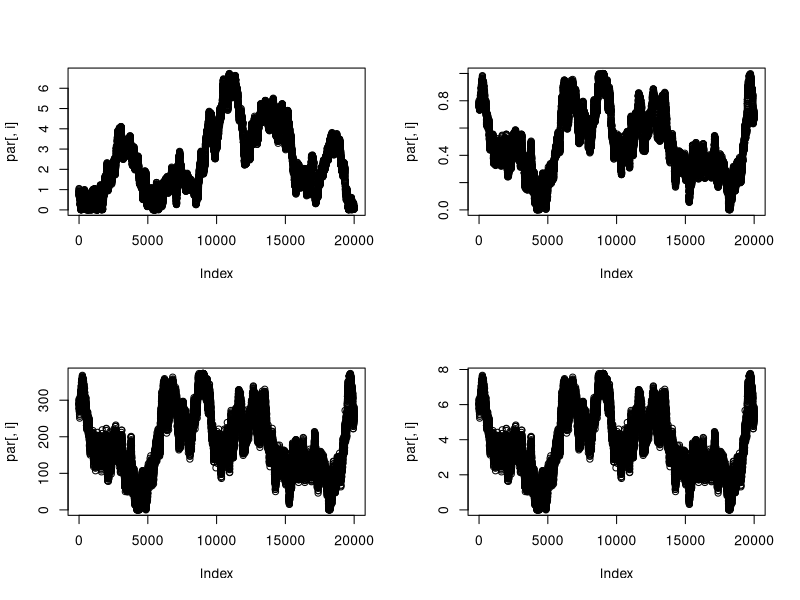

Write the R code that produced this figure.
#RJ-MCMC test on impala data from Royale
#author: Lisa-Marie Harrison
#date: 25/07/2016

dat <- list(y=
              c(1, 1, 1, 1, 1, 1, 1, 1, 1, 1, 1, 1, 1, 1, 1, 1, 1, 1, 1, 1, 
                1, 1, 1, 1, 1, 1, 1, 1, 1, 1, 1, 1, 1, 1, 1, 1, 1, 1, 1, 1, 1, 
                1, 1, 1, 1, 1, 1, 1, 1, 1, 1, 1, 1, 1, 1, 1, 1, 1, 1, 1, 1, 1, 
                1, 1, 1, 1, 1, 1, 1, 1, 1, 1, 1, 0, 0, 0, 0, 0, 0, 0, 0, 0, 0, 
                0, 0, 0, 0, 0, 0, 0, 0, 0, 0, 0, 0, 0, 0, 0, 0, 0, 0, 0, 0, 0, 
                0, 0, 0, 0, 0, 0, 0, 0, 0, 0, 0, 0, 0, 0, 0, 0, 0, 0, 0, 0, 0, 
                0, 0, 0, 0, 0, 0, 0, 0, 0, 0, 0, 0, 0, 0, 0, 0, 0, 0, 0, 0, 0, 
                0, 0, 0, 0, 0, 0, 0, 0, 0, 0, 0, 0, 0, 0, 0, 0, 0, 0, 0, 0, 0, 
                0, 0, 0, 0, 0, 0, 0, 0, 0, 0, 0, 0, 0, 0, 0, 0, 0, 0, 0, 0, 0, 
                0, 0, 0, 0, 0, 0, 0, 0, 0, 0, 0, 0, 0, 0, 0, 0, 0, 0, 0, 0, 0, 
                0, 0, 0, 0, 0, 0, 0, 0, 0, 0, 0, 0, 0, 0, 0, 0, 0, 0, 0, 0, 0, 
                0, 0, 0, 0, 0, 0, 0, 0, 0, 0, 0, 0, 0, 0, 0, 0, 0, 0, 0, 0, 0, 
                0, 0, 0, 0, 0, 0, 0, 0, 0, 0, 0, 0, 0, 0, 0, 0, 0, 0, 0, 0, 0, 
                0, 0, 0, 0, 0, 0, 0, 0, 0, 0, 0, 0, 0, 0, 0, 0, 0, 0, 0, 0, 0, 
                0, 0, 0, 0, 0, 0, 0, 0, 0, 0, 0, 0, 0, 0, 0, 0, 0, 0, 0, 0, 0, 
                0, 0, 0, 0, 0, 0, 0, 0, 0, 0, 0, 0, 0, 0, 0, 0, 0, 0, 0, 0, 0, 
                0, 0, 0, 0, 0, 0, 0, 0, 0, 0, 0, 0, 0, 0, 0, 0, 0, 0, 0, 0, 0, 
                0, 0, 0, 0, 0, 0, 0, 0, 0, 0, 0, 0, 0, 0, 0, 0, 0),
            x=c(0.72, 0.26, 0.58, 0.92, 1.64, 0.85, 1.64, 1.57, 0.22, 0.72, 
                0.87, 0.51, 0, 0.73, 0, 1.29, 1.64, 0.72, 0.3, 0.71, 1.51, 0.69, 
                0.9, 0.65, 1.66, 0.38, 3.78, 0.78, 0.42, 0, 4, 1.75, 0.3, 0.35, 
                0.86, 0.32, 2, 2.72, 0.26, 0.77, 0.41, 2, 0.86, 0, 0.94, 0.55, 
                0.1, 0.85, 0, 0.78, 0, 0.96, 0, 0.64, 1.88, 0, 1.61, 1.5, 0.64, 
                1.93, 1.06, 1.15, 1.43, 1.29, 2.46, 1.23, 1.23, 1.53, 1.43, 0.34, 
                0.96, 2.6, 0.09, NA, NA, NA, NA, NA, NA, NA, NA, NA, NA, NA, 
                NA, NA, NA, NA, NA, NA, NA, NA, NA, NA, NA, NA, NA, NA, NA, NA, 
                NA, NA, NA, NA, NA, NA, NA, NA, NA, NA, NA, NA, NA, NA, NA, NA, 
                NA, NA, NA, NA, NA, NA, NA, NA, NA, NA, NA, NA, NA, NA, NA, NA, 
                NA, NA, NA, NA, NA, NA, NA, NA, NA, NA, NA, NA, NA, NA, NA, NA, 
                NA, NA, NA, NA, NA, NA, NA, NA, NA, NA, NA, NA, NA, NA, NA, NA, 
                NA, NA, NA, NA, NA, NA, NA, NA, NA, NA, NA, NA, NA, NA, NA, NA, 
                NA, NA, NA, NA, NA, NA, NA, NA, NA, NA, NA, NA, NA, NA, NA, NA, 
                NA, NA, NA, NA, NA, NA, NA, NA, NA, NA, NA, NA, NA, NA, NA, NA, 
                NA, NA, NA, NA, NA, NA, NA, NA, NA, NA, NA, NA, NA, NA, NA, NA, 
                NA, NA, NA, NA, NA, NA, NA, NA, NA, NA, NA, NA, NA, NA, NA, NA, 
                NA, NA, NA, NA, NA, NA, NA, NA, NA, NA, NA, NA, NA, NA, NA, NA, 
                NA, NA, NA, NA, NA, NA, NA, NA, NA, NA, NA, NA, NA, NA, NA, NA, 
                NA, NA, NA, NA, NA, NA, NA, NA, NA, NA, NA, NA, NA, NA, NA, NA, 
                NA, NA, NA, NA, NA, NA, NA, NA, NA, NA, NA, NA, NA, NA, NA, NA, 
                NA, NA, NA, NA, NA, NA, NA, NA, NA, NA, NA, NA, NA, NA, NA, NA, 
                NA, NA, NA, NA, NA, NA, NA, NA, NA, NA, NA, NA, NA, NA, NA, NA, 
                NA, NA, NA, NA, NA, NA, NA, NA, NA, NA, NA, NA, NA, NA, NA, NA, 
                NA, NA, NA, NA, NA, NA, NA, NA, NA, NA, NA, NA, NA, NA, NA, NA, 
                NA),
            nind=73,
            nz=300)

init <- list(theta = 1, psi = 0.8, z = c(1, 1, 1, 1, 1, 1, 1, 1, 1, 1, 1, 1, 1, 1, 1, 1, 1, 1, 1, 1, 
                                         1, 1, 1, 1, 1, 1, 1, 1, 1, 1, 1, 1, 1, 1, 1, 1, 1, 1, 1, 1, 
                                         1, 1, 1, 1, 1, 1, 1, 1, 1, 1, 1, 1, 1, 1, 1, 1, 1, 1, 1, 1, 
                                         1, 1, 1, 1, 1, 1, 1, 1, 1, 1, 1, 1, 1,
                                         0, 0, 0, 0, 0, 0, 0, 0, 0, 0, 0, 0, 0, 0, 0, 0, 0, 0, 0, 0, 
                                         0, 0, 0, 0, 0, 0, 0, 0, 0, 0, 0, 0, 0, 0, 0, 0, 0, 0, 0, 0, 
                                         0, 0, 0, 0, 0, 0, 0, 0, 0, 0, 0, 0, 0, 0, 0, 0, 0, 0, 0, 0, 
                                         0, 0, 0, 0, 0, 0, 0, 0, 0, 0, 0, 0, 0, 0, 0, 0, 0, 0, 0, 0, 
                                         0, 0, 0, 0, 0, 0, 0, 0, 0, 0, 0, 0, 0, 0, 0, 0, 0, 0, 0, 0, 
                                         0, 0, 0, 0, 0, 0, 0, 0, 0, 0, 0, 0, 0, 0, 0, 0, 0, 0, 0, 0, 
                                         0, 0, 0, 0, 0, 0, 0, 0, 0, 0, 0, 0, 0, 0, 0, 0, 0, 0, 0, 0, 
                                         0, 0, 0, 0, 0, 0, 0, 0, 0, 0, 0, 0, 0, 0, 0, 0, 0, 0, 0, 0, 
                                         0, 0, 0, 0, 0, 0, 0, 0, 0, 0, 0, 0, 0, 0, 0, 0, 0, 0, 0, 0, 
                                         0, 0, 0, 0, 0, 0, 0, 0, 0, 0, 0, 0, 0, 0, 0, 0, 0, 0, 0, 0, 
                                         0, 0, 0, 0, 0, 0, 0, 0, 0, 0, 0, 0, 0, 0, 0, 0, 0, 0, 0, 0, 
                                         0, 0, 0, 0, 0, 0, 0, 0, 0, 0, 0, 0, 0, 0, 0, 0, 0, 0, 0, 0, 
                                         0, 0, 0, 0, 0, 0, 0, 0, 0, 0, 0, 0, 0, 0, 0, 0, 0, 0, 0, 0, 
                                         0, 0, 0, 0, 0, 0, 0, 0, 0, 0, 0, 0, 0, 0, 0, 0, 0, 0, 0, 0, 
                                         0, 0, 0, 0, 0, 0, 0, 0, 0, 0, 0, 0, 0, 0, 0, 0, 0, 0, 0, 0))



library(compiler)

########################################  set initial values ##############

nind <- 73 #73 individuals
nz <- 300

# number of iterations
nt <- 20000

#initial parameters
cur_theta <- init$theta
cur_psi   <- init$psi
z <- init$z
dat$x[(nind+1):length(dat$x)] <- runif(nz, 0, 4)

#matrix to hold parameter estimates
par <- matrix(NA, nrow = nt + 1, ncol = 4)
colnames(par) <- c("theta", "phi", "N", "D")
par[1, ] <- c(cur_theta, cur_psi, NA, NA)

############################### the priors ###########################################################

l.prior.theta <- function (t) {
  
  theta.prior <- log(dunif(t, 0, 10))
  
  return (theta.prior)
}

l.prior.psi <- function (p) {
  
  psi.prior <- log(dunif(p, 0, 1))
  
  return (psi.prior)
  
}

########################## the likelihood function ######################

log.lik.fct <- function (p) {
  
  theta <- p[1] # theta
  psi   <- p[2] # psi
  
  z <- rbinom(nind+nz, 1, psi) # latent indicator variables from data augmentation
  x <- runif(nind+nz, 0, 4)
  p     <- f.hn.function(x, theta)
  mu   <- z * p
  y <- NULL
  for (i in 1:length(mu)) {
    y[i] <- rbinom(1, 1, p[i])
  }
  
  #detection function likelihood 
  #eqn 5.18 (pg 66) in Distance Sampling: Methods and Applications
  u <- integrate(f.hn.function, 0, 4, theta)$value
  l.det <- prod(f.hn.function(x, theta)/u)

  #count likelihood 
  #l.count <- log(dbinom(sum(dat$y), sum(z), mean(mu[mu != 0])))
  
  loglik <- sum(l.det)
  if (is.nan(loglik) | is.infinite(loglik)) {
    loglik <- -100000
  }
  
  return(loglik)
  
}


########################## the detection function ######################

# using a half-normal detection function for line transects
f.hn.function <- function (dis, sigma) {
  f <- exp(-(dis/sigma)^2)
  return(f)
}
f.hn.function <- cmpfun(f.hn.function)

#################################  the MCMC algorithm ######################################
# nt is the number of iterations and is set above
# row 1 is filled in with initial values for parameters and models

for (i in 2:nt) {
  
  if (i %% 1000 == 0) {
    print(i)
  }
  
  ######### updating the density model parameters #############
  
  # theta
  new_theta <- cur_theta + rnorm(1, 0, 0.05) 
  num <- log.lik.fct(c(new_theta, cur_psi)) + l.prior.theta(new_theta) 
  den <- log.lik.fct(c(cur_theta, cur_psi)) + l.prior.theta(cur_theta) 
  A <- min(1, exp(num-den))
  if (runif(1) <= A) {
    cur_theta <- new_theta #if accepted, update current parameters
  } 
  
  ######### updating the count model parameters #############
  
  # psi
  new_psi <- cur_psi + rnorm(1, 0, 0.01) # must be 0 - 1
  while (new_psi <=0 | new_psi >= 1) {
    new_psi <- cur_psi + rnorm(1, 0, 0.01) 
  }
  num <- log.lik.fct(c(cur_theta, new_psi)) + l.prior.psi(new_psi)
  den <- log.lik.fct(c(cur_theta, cur_psi)) + l.prior.psi(cur_psi)
  A <- min(1, exp(num - den))
  if (runif(1) <= A & num != -1e5) {
    cur_psi <- new_psi #if accepted, update current parameters
  } 
  
  ######### data augmentation #############
  
  z <- rbinom(nind+nz, 1, cur_psi) # latent indicator variables from data augmentation
  
  N <- sum(z)
  D <- N / 48 # 48 km*km = total area of transects
  
  
  #save estimates
  par[i, ] <- c(cur_theta, cur_psi, N, D)
  
} # end of iteration 



par <- na.omit(par)

par(mfrow = c(2, 2))
for (i in 1:4) {
  plot(par[, i])
}

#par <- par[1000:nrow(par), ] #remove 1000 sample burn-in

summary_tab <- cbind(colMeans(par), apply(par, 2, sd))
rownames(summary_tab) <- c("theta", "psi", "N", "D")
colnames(summary_tab) <- c("mean", "sd")
summary_tab
